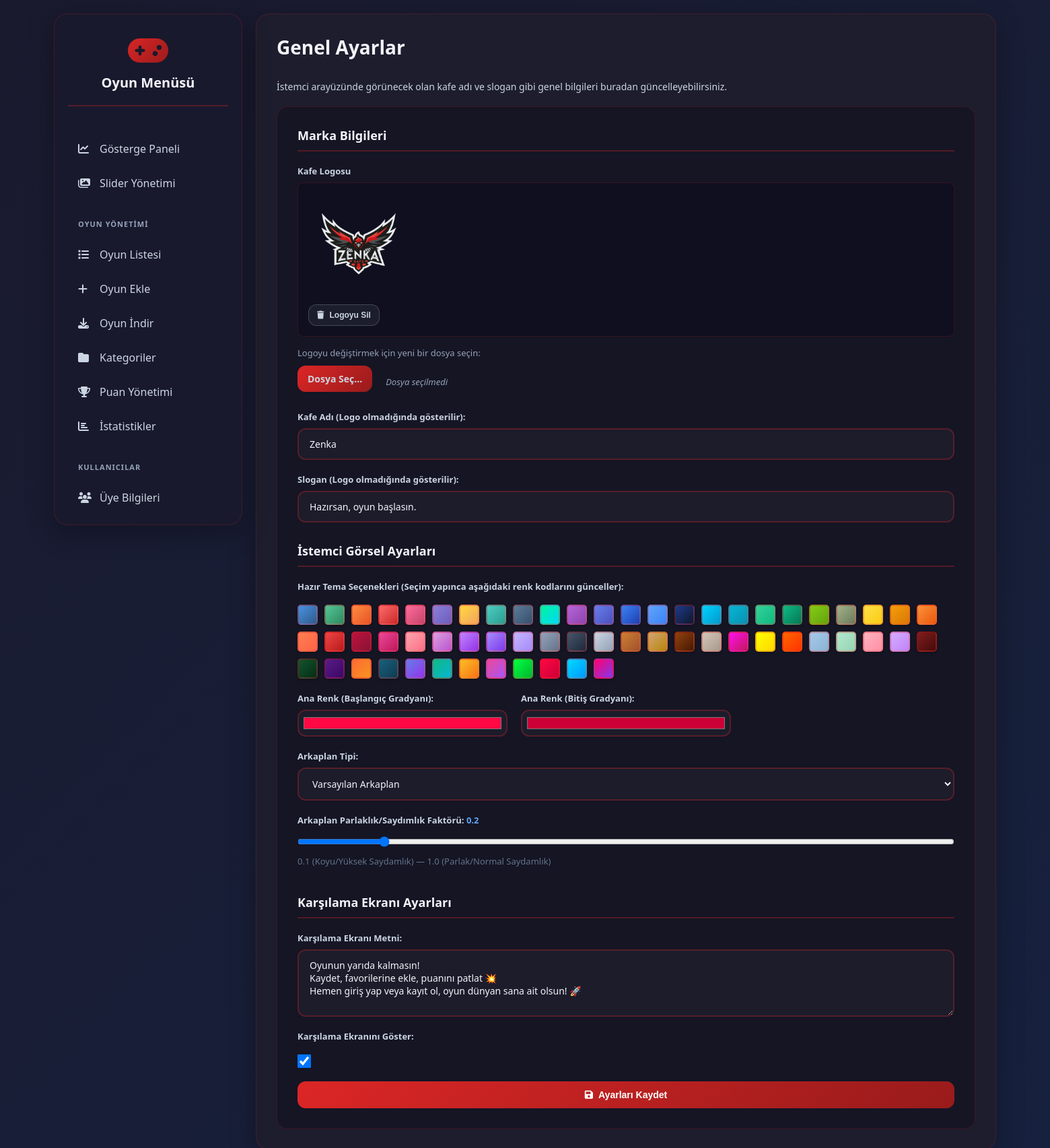
The app's page /admin/settings with its own data.
### tables this page shows
CREATE TABLE settings (
            key TEXT PRIMARY KEY,
            value TEXT
        );

### app.py (the view, shortened to what this page needs)
@app.route('/admin/settings', methods=['GET', 'POST'])
def general_settings():
    settings = get_all_settings()
    settings.setdefault('cafe_name', 'Zenka Internet Cafe')
    settings.setdefault('slogan', 'Hazırsan, oyun başlasın.')
    settings.setdefault('logo_file', '')
    settings.setdefault('background_type', 'default')
    settings.setdefault('background_file', '')
    settings.setdefault('background_opacity_factor', '1.0')
    settings.setdefault('primary_color_start', '#667eea')
    settings.setdefault('primary_color_end', '#764ba2')
    settings.setdefault('welcome_modal_enabled', '1')
    settings.setdefault('welcome_modal_text', 'Oyun ilerlemeni kaydetmek, oyunları favorilerine eklemek ve puanlamak için hemen üye girişi yap veya kayıt ol.')
    return render_template('general_settings.html', settings=settings)

### app.py (called while the page is built)
def get_db_connection():
    conn = sqlite3.connect(DATABASE, check_same_thread=False)
    conn.row_factory = sqlite3.Row
    return conn

def get_all_settings():
    conn = get_db_connection()
    settings_cursor = conn.execute('SELECT key, value FROM settings').fetchall()
    conn.close()
    return {row['key']: row['value'] for row in settings_cursor}

### templates/general_settings.html (shortened to what this page needs)
{% extends 'base_admin.html' %}
{% block content %}
    <div class="header">
        <h1>Genel Ayarlar</h1>
    </div>
    <p style="color: #cbd5e1; font-size: 14px; margin-bottom: 20px;">İstemci arayüzünde görünecek olan kafe adı ve slogan gibi genel bilgileri buradan güncelleyebilirsiniz.</p>
    <div class="form-container">
        <form method="POST" enctype="multipart/form-data">
            <div class="section-title">Marka Bilgileri</div>
            <div class="form-grid">
                <div class="form-group full-width">
                    <label>Kafe Logosu</label>
                    {% if settings.logo_file %}
                        <div style="margin-bottom: 15px; background: #0f0f1f; padding: 15px; border-radius: 8px; text-align: left; border: 1px solid rgba(220, 38, 38, 0.2);">
                            <img src="{{ url_for('static', filename='images/logos/' + settings.logo_file) }}" alt="Mevcut Logo" style="max-height: 150px; max-width: 250px; border-radius: 4px; display: block; margin-bottom: 15px;">
                            <button type="submit" name="delete_logo" value="1" class="btn btn-secondary" style="padding: 8px 12px; font-size: 12px;" onclick="return confirm('Logoyu silmek istediğinizden emin misiniz?');">
                                <i class="fas fa-trash"></i> Logoyu Sil
                            </button>
                        </div>
                        <p class="file-prompt">Logoyu değiştirmek için yeni bir dosya seçin:</p>
                    {% else %}
                        <p class="file-prompt">Lütfen bir logo seçin (isteğe bağlı). Logo yoksa kafe adı gösterilir.</p>
                    {% endif %}
                    <div class="custom-file-input-wrapper">
                        <label for="logo_file_input" class="btn btn-primary" style="padding: 10px 15px; font-size: 14px; font-weight: bold;">Dosya Seç...</label>
                        <span class="file-name" id="logo_file_name">Dosya seçilmedi</span>
                    </div>
                </div>
                <div class="form-group full-width">
                    <label for="cafe_name">Kafe Adı (Logo olmadığında gösterilir):</label>
                    <input type="text" id="cafe_name" name="cafe_name" value="{{ settings.cafe_name }}" required>
                </div>
                <div class="form-group full-width">
                    <label for="slogan">Slogan (Logo olmadığında gösterilir):</label>
                    <input type="text" id="slogan" name="slogan" value="{{ settings.slogan }}">
                </div>
            </div>
            <div class="section-title" style="margin-top: 30px;">İstemci Görsel Ayarları</div>
            <div class="form-grid">
                <div class="form-group full-width">
                    <label>Hazır Tema Seçenekleri (Seçim yapınca aşağıdaki renk kodlarını günceller):</label>
                    <div id="preset-container" class="preset-container" style="display: flex; flex-wrap: wrap; gap: 10px; margin-top: 10px;">
                    </div>
                </div>
                <div class="form-group">
                    <label for="primary_color_start">Ana Renk (Başlangıç Gradyanı):</label>
                    <input type="color" name="primary_color_start" id="primary_color_start" value="{{ settings.primary_color_start }}" class="color-input" style="height: 40px !important; padding: 5px !important;">
                </div>
                <div class="form-group">
                    <label for="primary_color_end">Ana Renk (Bitiş Gradyanı):</label>
                    <input type="color" name="primary_color_end" id="primary_color_end" value="{{ settings.primary_color_end }}" class="color-input" style="height: 40px !important; padding: 5px !important;">
                </div>
                <div class="form-group full-width">
                    <label for="background_type">Arkaplan Tipi:</label>
                    <select name="background_type" id="background_type" onchange="toggleBackgroundUpload()">
                        <option value="default" {% if settings.background_type == 'default' %}selected{% endif %}>Varsayılan Arkaplan</option>
                    </select>
                </div>
                <div class="form-group full-width">
                    <label for="background_opacity_factor">
                        Arkaplan Parlaklık/Saydımlık Faktörü:
                        <span id="opacity_display" style="font-weight: bold; color: #60a5fa;">
                            {{ "%.1f"|format(settings.background_opacity_factor|float) }}
                        </span>
                    </label>
                    <input type="range"
                           name="background_opacity_factor"
                           id="background_opacity_factor"
                           min="0.1"
                           max="1.0"
                           step="0.1"
                           value="{{ settings.background_opacity_factor }}"
                           oninput="document.getElementById('opacity_display').textContent = parseFloat(this.value).toFixed(1)"
                           style="width: 100%; height: 30px;">
                    <p class="file-prompt" style="margin-top: 5px; color: #64748b; font-size: 13px;">0.1 (Koyu/Yüksek Saydamlık) &mdash; 1.0 (Parlak/Normal Saydamlık)</p>
                </div>
            </div>
            <div class="section-title" style="margin-top: 30px;">Karşılama Ekranı Ayarları</div>
            <div class="form-grid">
                <div class="form-group full-width">
                    <label for="welcome_modal_text">Karşılama Ekranı Metni:</label>
                    <textarea name="welcome_modal_text" id="welcome_modal_text" rows="3">{{ settings.welcome_modal_text }}</textarea>
                </div>
                <div class="form-group">
                    <label for="welcome_modal_enabled">Karşılama Ekranını Göster:</label>
                    <input type="checkbox" name="welcome_modal_enabled" id="welcome_modal_enabled"
                           {% if settings.welcome_modal_enabled == '1' %}checked{% endif %}
                           style="width: 20px; height: 20px; margin-top: 10px;">
                </div>
            </div>
            <button type="submit" class="btn btn-primary" style="width: 100%; margin-top: 20px;">
                <i class="fas fa-save"></i>
                Ayarları Kaydet
            </button>
        </form>
    </div>
{% endblock %}

### templates/base_admin.html (shortened to what this page needs)
<!DOCTYPE html>
<html lang="tr">
<head>
    <link href="https://cdnjs.cloudflare.com/ajax/libs/font-awesome/6.4.0/css/all.min.css" rel="stylesheet">
    <link rel="stylesheet" href="https://cdnjs.cloudflare.com/ajax/libs/codemirror/5.65.15/codemirror.min.css">
    <link rel="stylesheet" href="https://cdnjs.cloudflare.com/ajax/libs/codemirror/5.65.15/theme/darcula.min.css">
    <link rel="stylesheet" href="{{ url_for('static', filename='css/admin_styles.css', v='1.5') }}">
</head>
<body>
    <div class="container">
        <aside class="sidebar">
            <div class="logo">
                <i class="fas fa-gamepad"></i>
                <h2>Oyun Menüsü</h2>
            </div>
            <div class="menu-section">
                <a href="{{ url_for('admin_index') }}" class="menu-item {% if request.endpoint == 'admin_index' %}active{% endif %}">
                    <i class="fas fa-chart-line"></i>
                    <span>Gösterge Paneli</span>
                </a>
                <a href="{{ url_for('manage_sliders') }}" class="menu-item {% if 'slider' in request.endpoint %}active{% endif %}">
                    <i class="fas fa-images"></i>
                    <span>Slider Yönetimi</span>
                </a>
            </div>
            <div class="menu-section">
                <div class="menu-title">Oyun Yönetimi</div>
                {% set game_list_endpoints = ['list_games', 'edit_game', 'delete_game'] %}
                <a href="{{ url_for('list_games') }}" class="menu-item {% if request.endpoint in game_list_endpoints %}active{% endif %}">
                    <i class="fas fa-list"></i>
                    <span>Oyun Listesi</span>
                </a>
                <a href="{{ url_for('add_game') }}" class="menu-item {% if request.endpoint == 'add_game' %}active{% endif %}">
                    <i class="fas fa-plus"></i>
                    <span>Oyun Ekle</span>
                </a>
                <a href="{{ url_for('download_games') }}" class="menu-item {% if request.endpoint == 'download_games' %}active{% endif %}">
                    <i class="fas fa-download"></i>
                    <span>Oyun İndir</span>
                </a>
                <a href="{{ url_for('manage_categories') }}" class="menu-item {% if request.endpoint == 'manage_categories' or request.endpoint == 'delete_category' %}active{% endif %}">
                    <i class="fas fa-folder"></i>
                    <span>Kategoriler</span>
                </a>
                <a href="{{ url_for('manage_ratings') }}" class="menu-item {% if request.endpoint == 'manage_ratings' or request.endpoint == 'reset_all_ratings' %}active{% endif %}">
                    <i class="fas fa-trophy"></i>
                    <span>Puan Yönetimi</span>
                </a>
                <a href="{{ url_for('manage_statistics') }}" class="menu-item {% if request.endpoint == 'manage_statistics' %}active{% endif %}">
                    <i class="fas fa-chart-bar"></i>
                    <span>İstatistikler</span>
                </a>
            </div>
            <div class="menu-section">
                <div class="menu-title">Kullanıcılar</div>
                {% set user_management_endpoints = ['manage_users', 'edit_user', 'delete_user'] %}
                <a href="{{ url_for('manage_users') }}" class="menu-item {% if request.endpoint in user_management_endpoints %}active{% endif %}">
                    <i class="fas fa-users"></i>
                    <span>Üye Bilgileri</span>
                </a>
            </div>
        </aside>
        <main class="main-content">
            {% block content %}{% endblock %}
        </main>
    </div>
</body>
</html>

### static/css/admin_styles.css (style rules this page uses)
* { margin: 0; padding: 0; box-sizing: border-box; }
body { font-family: 'Segoe UI', Tahoma, Geneva, Verdana, sans-serif; background: linear-gradient(135deg, #1a1a2e 0%, #16213e 100%); min-height: 100vh; padding: 20px; color: #f1f5f9; background-repeat: no-repeat; background-size: cover; background-attachment: fixed; overflow-x: hidden; }
.container { max-width: 1400px; margin: 0 auto; display: grid; grid-template-columns: 280px 1fr; gap: 20px; align-items: start; }
.sidebar { background: rgba(26, 26, 46, 0.95); border-radius: 20px; padding: 30px 20px; box-shadow: 0 10px 40px rgba(0, 0, 0, 0.3); border: 1px solid rgba(220, 38, 38, 0.2); position: sticky; top: 20px; height: calc(100vh - 40px); overflow-y: auto; }
.logo { text-align: center; margin-bottom: 40px; padding-bottom: 20px; border-bottom: 2px solid rgba(220, 38, 38, 0.3); }
.logo i { font-size: 48px; background: linear-gradient(135deg, #dc2626 0%, #991b1b 100%); -webkit-background-clip: text; -webkit-text-fill-color: transparent; margin-bottom: 10px; }
.logo h2 { color: #f1f5f9; font-size: 20px; font-weight: 600; }
.menu-section { margin-bottom: 30px; }
.menu-title { color: #94a3b8; font-size: 11px; font-weight: 600; text-transform: uppercase; letter-spacing: 1px; margin-bottom: 15px; padding-left: 15px; }
.menu-item { display: flex; align-items: center; padding: 12px 15px; color: #cbd5e1; text-decoration: none; border-radius: 12px; margin-bottom: 5px; transition: all 0.3s ease; cursor: pointer; }
.menu-item i { width: 20px; margin-right: 12px; font-size: 16px; }
.main-content { background: rgba(30, 30, 46, 0.95); border-radius: 20px; padding: 30px; box-shadow: 0 10px 40px rgba(0, 0, 0, 0.3); border: 1px solid rgba(220, 38, 38, 0.2); min-width: 0; min-height: calc(100vh - 40px); }
.header { display: flex; flex-wrap: wrap; justify-content: space-between; align-items: center; margin-bottom: 30px; flex-shrink: 0; gap: 15px; }
.header h1 { font-size: 28px; color: #f1f5f9; font-weight: 700; }
.btn { padding: 12px 24px; border: none; border-radius: 12px; font-size: 14px; font-weight: 600; cursor: pointer; transition: all 0.3s ease; display: flex; align-items: center; gap: 8px; text-decoration: none; justify-content: center; }
.btn-primary { background: linear-gradient(135deg, #dc2626 0%, #991b1b 100%); color: white; }
.btn-secondary { background: rgba(148, 163, 184, 0.1); color: #cbd5e1; border: 1px solid rgba(148, 163, 184, 0.3); }
.form-container { background: rgba(20, 20, 36, 0.8); border-radius: 16px; padding: 30px; border: 1px solid rgba(220, 38, 38, 0.2); }
.section-title { font-size: 18px; font-weight: 700; color: #f1f5f9; margin-bottom: 20px; padding-bottom: 10px; border-bottom: 2px solid rgba(220, 38, 38, 0.3); }
.form-grid { display: grid; grid-template-columns: repeat(auto-fit, minmax(300px, 1fr)); gap: 20px; margin-bottom: 20px; }
.form-group { display: flex; flex-direction: column; }
.form-group.full-width { grid-column: 1 / -1; }
.form-group label { margin-bottom: 8px; color: #cbd5e1; font-weight: 600; font-size: 13px; }
.form-group input, .form-group select, .form-group textarea { padding: 12px 16px; border: 2px solid rgba(220, 38, 38, 0.3); border-radius: 12px; font-size: 14px; font-family: inherit; background: rgba(30, 30, 46, 0.8); color: #f1f5f9; width: 100%; }
.form-group textarea { resize: vertical; min-height: 100px; }
.file-prompt { color: #94a3b8; font-size: 13px; margin-bottom: 10px; }
.custom-file-input-wrapper { display: flex; align-items: center; gap: 10px; }
.file-name { font-style: italic; color: #94a3b8; font-size: 13px; white-space: nowrap; overflow: hidden; text-overflow: ellipsis; flex-grow: 1; }

### templates/general_settings.html (style rules this page uses)
.color-input { height: 40px !important; padding: 5px !important; }
.custom-file-input-wrapper { display: flex; align-items: center; }
.file-name { margin-left: 10px; }

### records on screen
settings: value (picture)
settings: cafe_name "Zenka"
settings: slogan "Hazırsan, oyun başlasın."
settings: primary_color_start "#ff0844"
settings: primary_color_end "#cc0036"
settings: background_type "Varsayılan Arkaplan"
settings: background_opacity_factor "0.2"
settings: welcome_modal_text "Oyunun yarıda kalmasın! Kaydet, favorilerine ekle, puanını patlat 💥 Hemen giriş yap veya kayıt ol, oyun dünyan sana ait olsun! 🚀"
